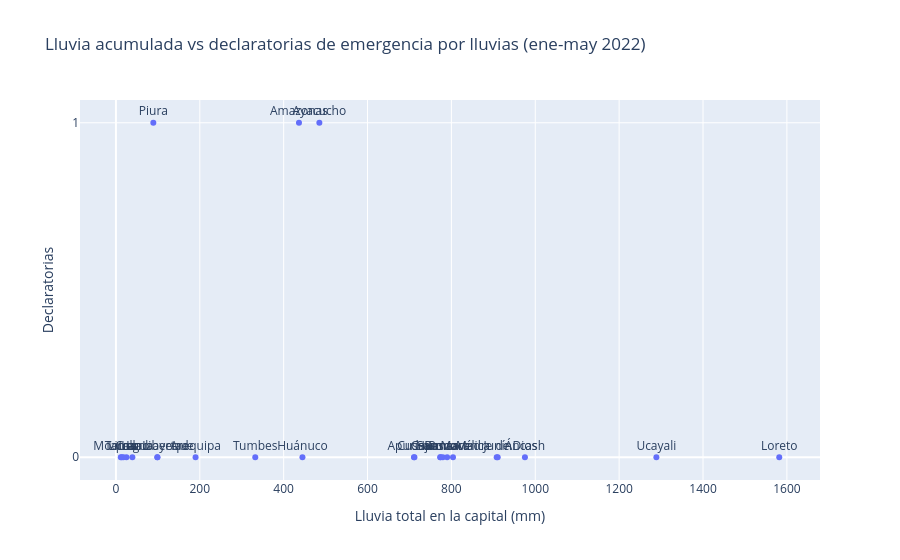

The notebook cell this image was saved under:
### Markdown cell above
## 8. Gráficos con Plotly

Dos gráficos: (a) dispersión lluvia vs declaratorias con el nombre del departamento en cada punto; (b) barras con los 10 departamentos con más declaratorias.

### Code cell
fig1 = px.scatter(final, x="lluvia_total_mm", y="declaratorias", text="departamento",
                 hover_data=["ubigeo", "departamento", "lluvia_total_mm", "declaratorias", "dias_lluvia_fuerte"],
                 title="Lluvia acumulada vs declaratorias de emergencia por lluvias (ene-may 2022)",
                 labels={"lluvia_total_mm": "Lluvia total en la capital (mm)", "declaratorias": "Declaratorias"})
fig1.update_traces(textposition="top center")
fig1.update_layout(yaxis=dict(dtick=1))
fig1.show()

### Figure 1 — Plotly figure (JSON) as saved in the notebook; plotly's stock layout.template omitted (floating-point values rounded to 4 significant figures)
{"data": [{"customdata": [["01", "Amazonas", 1], ["02", "Áncash", 7], ["03", "Apurímac", 2], ["04", "Arequipa", 0], ["05", "Ayacucho", 0], ["06", "Cajamarca", 1], ["07", "Callao", 0], ["08", "Cusco", 3], ["09", "Huancavelica", 1], ["10", "Huánuco", 1], ["11", "Ica", 0], ["12", "Junín", 5], ["13", "La Libertad", 1], ["14", "Lambayeque", 0], ["15", "Lima", 0], ["16", "Loreto", 25], ["17", "Madre de Dios", 13], ["18", "Moquegua", 0], ["19", "Pasco", 0], ["20", "Piura", 0], ["21", "Puno", 3], ["22", "San Martín", 4], ["23", "Tacna", 0], ["24", "Tumbes", 1], ["25", "Ucayali", 20]], "hovertemplate": "Lluvia total en la capital (mm)=%{x}<br>Declaratorias=%{y}<br>departamento=%{customdata[1]}<br>ubigeo=%{customdata[0]}<br>dias_lluvia_fuerte=%{customdata[2]}<extra></extra>", "legendgroup": "", "marker": {"color": "#636efa", "symbol": "circle"}, "mode": "markers+text", "name": "", "orientation": "v", "showlegend": false, "text": ["Amazonas", "Áncash", "Apurímac", "Arequipa", "Ayacucho", "Cajamarca", "Callao", "Cusco", "Huancavelica", "Huánuco", "Ica", "Junín", "La Libertad", "Lambayeque", "Lima", "Loreto", "Madre de Dios", "Moquegua", "Pasco", "Piura", "Puno", "San Martín", "Tacna", "Tumbes", "Ucayali"], "textposition": "top center", "type": "scatter", "x": [436.5, 975.3, 711.8, 189.9, 485.1, 773.3, 39.2, 710.7, 803.8, 444.8, 25.1, 910.4, 98.9, 98.8, 13.9, 1582.0, 908.0, 17.8, 774.0, 89.2, 779.5, 789.8, 11.5, 332.3, 1289.0], "xaxis": "x", "y": [1, 0, 0, 0, 1, 0, 0, 0, 0, 0, 0, 0, 0, 0, 0, 0, 0, 0, 0, 1, 0, 0, 0, 0, 0], "yaxis": "y"}], "layout": {"legend": {"tracegroupgap": 0}, "title": {"text": "Lluvia acumulada vs declaratorias de emergencia por lluvias (ene-may 2022)"}, "xaxis": {"anchor": "y", "domain": [0, 1], "title": {"text": "Lluvia total en la capital (mm)"}}, "yaxis": {"anchor": "x", "domain": [0, 1], "dtick": 1, "title": {"text": "Declaratorias"}}}}
